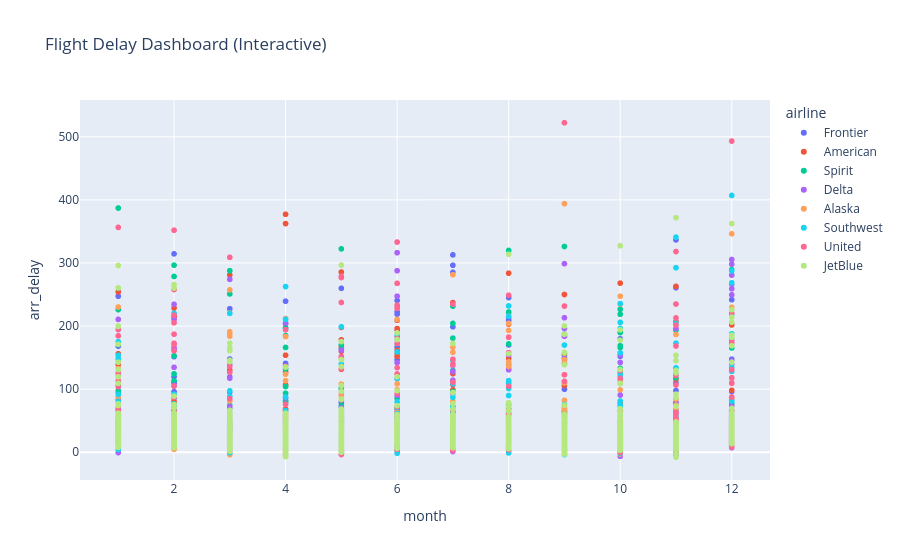

Source (notebook cell):
### Markdown cell above
### Interactive Dashboard (Flight Delays)

An interactive visualization is created using Plotly to allow filtering of delays by airline and airport.

### Code cell
fig = px.scatter(
    flights,
    x="month",
    y="arr_delay",
    color="airline",
    hover_data=["origin"],
    title="Flight Delay Dashboard (Interactive)"
)

fig.show()

### Figure 1 — Plotly figure (JSON) as saved in the notebook; plotly's stock layout.template omitted (floating-point values rounded to 4 significant figures; data arrays with more than 128 entries replaced by an {"elided": "..."} marker saying what was removed)
{"data": [{"customdata": {"elided": "1878x1 str values"}, "hovertemplate": "airline=Frontier<br>month=%{x}<br>arr_delay=%{y}<br>origin=%{customdata[0]}<extra></extra>", "legendgroup": "Frontier", "marker": {"color": "#636efa", "symbol": "circle"}, "mode": "markers", "name": "Frontier", "showlegend": true, "type": "scattergl", "x": {"elided": "1878 int values"}, "xaxis": "x", "y": {"elided": "1878 float values"}, "yaxis": "y"}, {"customdata": {"elided": "1867x1 str values"}, "hovertemplate": "airline=American<br>month=%{x}<br>arr_delay=%{y}<br>origin=%{customdata[0]}<extra></extra>", "legendgroup": "American", "marker": {"color": "#EF553B", "symbol": "circle"}, "mode": "markers", "name": "American", "showlegend": true, "type": "scattergl", "x": {"elided": "1867 int values"}, "xaxis": "x", "y": {"elided": "1867 float values"}, "yaxis": "y"}, {"customdata": {"elided": "1901x1 str values"}, "hovertemplate": "airline=Spirit<br>month=%{x}<br>arr_delay=%{y}<br>origin=%{customdata[0]}<extra></extra>", "legendgroup": "Spirit", "marker": {"color": "#00cc96", "symbol": "circle"}, "mode": "markers", "name": "Spirit", "showlegend": true, "type": "scattergl", "x": {"elided": "1901 int values"}, "xaxis": "x", "y": {"elided": "1901 float values"}, "yaxis": "y"}, {"customdata": {"elided": "1855x1 str values"}, "hovertemplate": "airline=Delta<br>month=%{x}<br>arr_delay=%{y}<br>origin=%{customdata[0]}<extra></extra>", "legendgroup": "Delta", "marker": {"color": "#ab63fa", "symbol": "circle"}, "mode": "markers", "name": "Delta", "showlegend": true, "type": "scattergl", "x": {"elided": "1855 int values"}, "xaxis": "x", "y": {"elided": "1855 float values"}, "yaxis": "y"}, {"customdata": {"elided": "1860x1 str values"}, "hovertemplate": "airline=Alaska<br>month=%{x}<br>arr_delay=%{y}<br>origin=%{customdata[0]}<extra></extra>", "legendgroup": "Alaska", "marker": {"color": "#FFA15A", "symbol": "circle"}, "mode": "markers", "name": "Alaska", "showlegend": true, "type": "scattergl", "x": {"elided": "1860 int values"}, "xaxis": "x", "y": {"elided": "1860 float values"}, "yaxis": "y"}, {"customdata": {"elided": "1846x1 str values"}, "hovertemplate": "airline=Southwest<br>month=%{x}<br>arr_delay=%{y}<br>origin=%{customdata[0]}<extra></extra>", "legendgroup": "Southwest", "marker": {"color": "#19d3f3", "symbol": "circle"}, "mode": "markers", "name": "Southwest", "showlegend": true, "type": "scattergl", "x": {"elided": "1846 int values"}, "xaxis": "x", "y": {"elided": "1846 float values"}, "yaxis": "y"}, {"customdata": {"elided": "1916x1 str values"}, "hovertemplate": "airline=United<br>month=%{x}<br>arr_delay=%{y}<br>origin=%{customdata[0]}<extra></extra>", "legendgroup": "United", "marker": {"color": "#FF6692", "symbol": "circle"}, "mode": "markers", "name": "United", "showlegend": true, "type": "scattergl", "x": {"elided": "1916 int values"}, "xaxis": "x", "y": {"elided": "1916 float values"}, "yaxis": "y"}, {"customdata": {"elided": "1877x1 str values"}, "hovertemplate": "airline=JetBlue<br>month=%{x}<br>arr_delay=%{y}<br>origin=%{customdata[0]}<extra></extra>", "legendgroup": "JetBlue", "marker": {"color": "#B6E880", "symbol": "circle"}, "mode": "markers", "name": "JetBlue", "showlegend": true, "type": "scattergl", "x": {"elided": "1877 int values"}, "xaxis": "x", "y": {"elided": "1877 float values"}, "yaxis": "y"}], "layout": {"legend": {"title": {"text": "airline"}, "tracegroupgap": 0}, "title": {"text": "Flight Delay Dashboard (Interactive)"}, "xaxis": {"anchor": "y", "domain": [0, 1], "title": {"text": "month"}}, "yaxis": {"anchor": "x", "domain": [0, 1], "title": {"text": "arr_delay"}}}}
